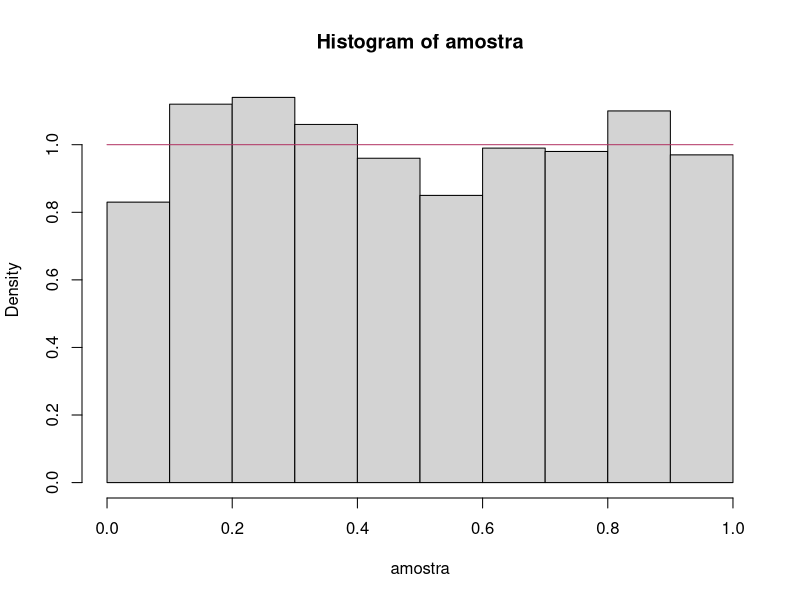
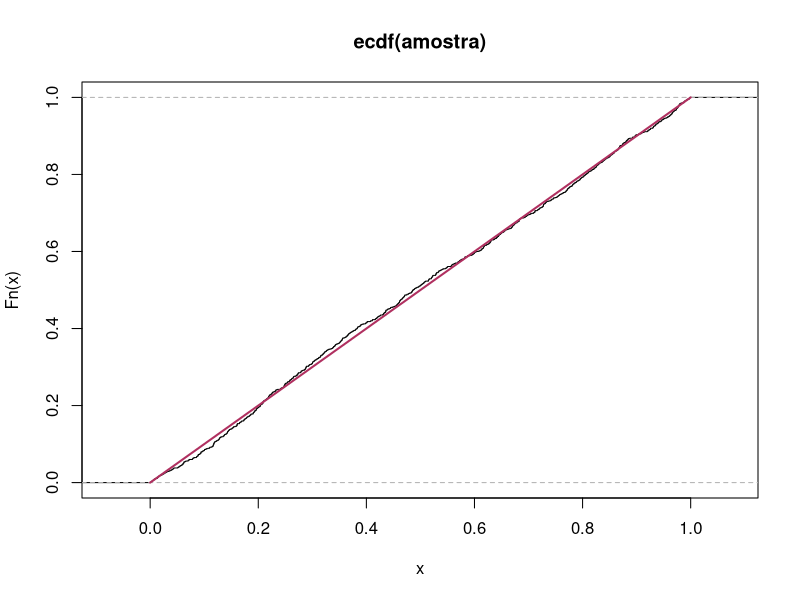
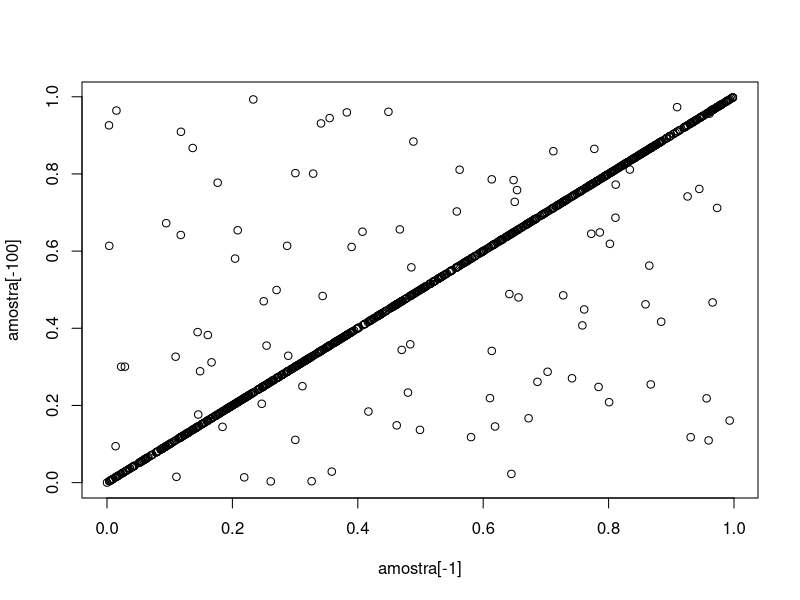
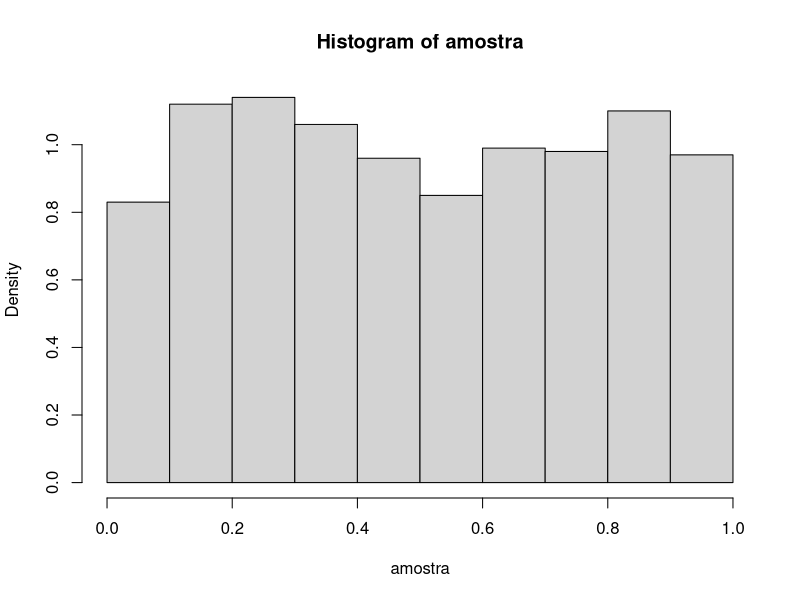
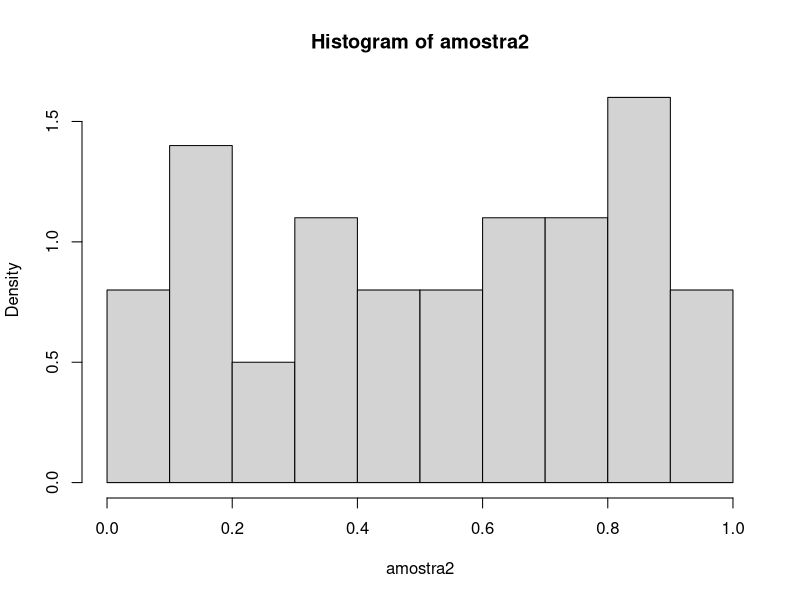
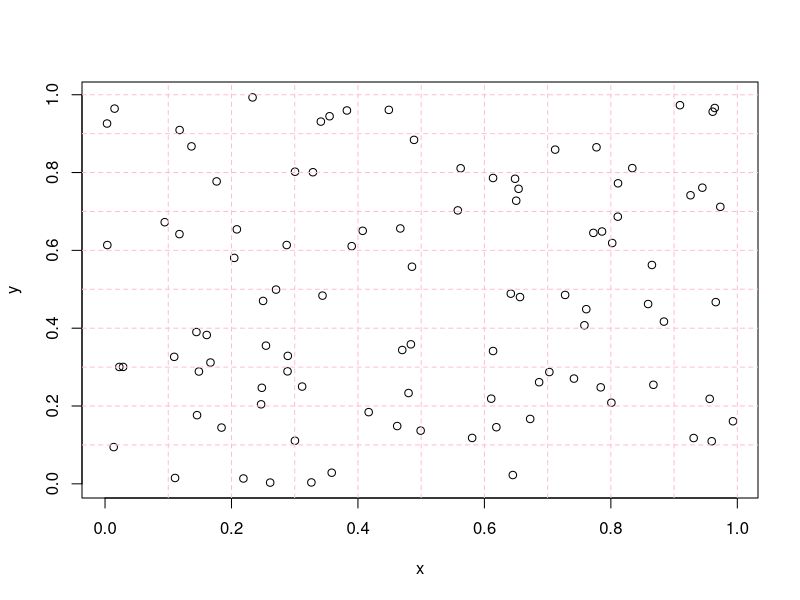
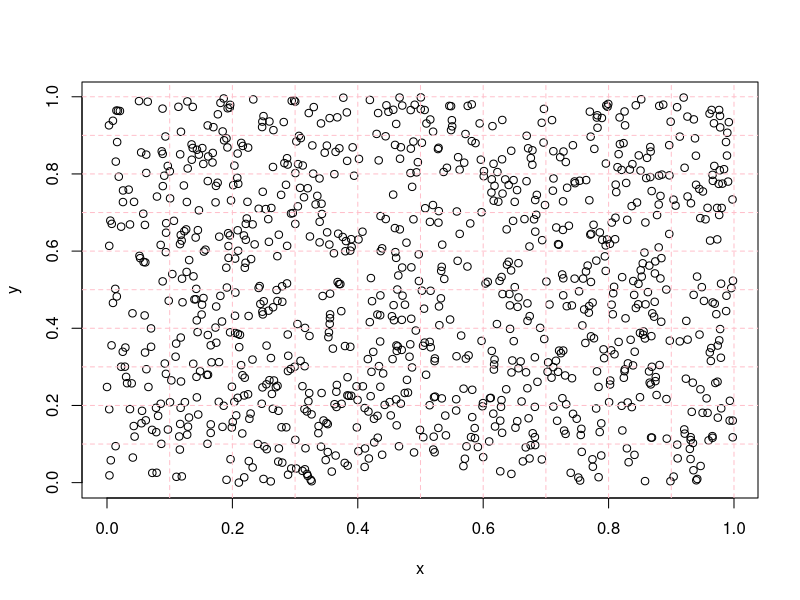
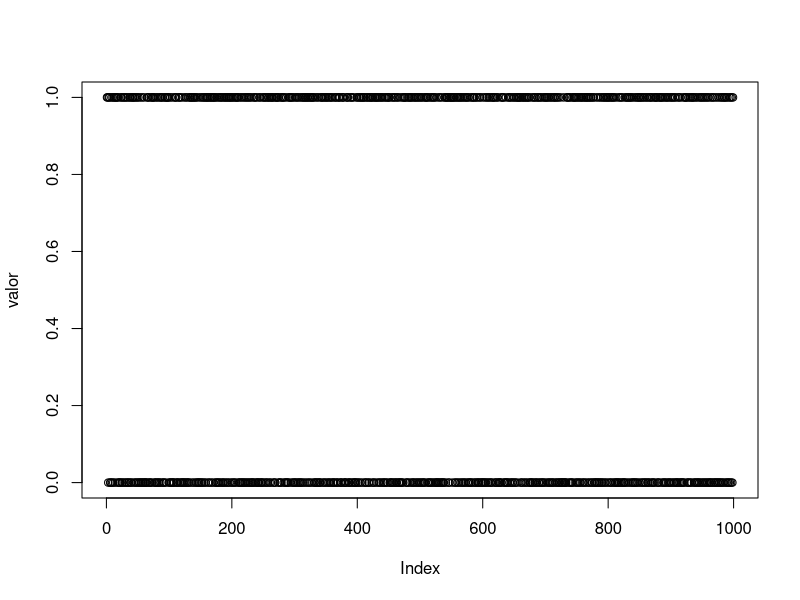

R code for these plots, in order:
geradorU<-function(m=(2^31-1), A=16807, B=1, seed=123456789,n)
{
  u<-numeric(n)
  anterior<-seed
  for(i in 1:n)
  {
    x<-(anterior*A+B)%%m
    u[i]<-x
    anterior<-x
  }
  return(u/m)
}
amostra<-geradorU(n=1000)

mean(amostra)
var(amostra)

obj.hist<-hist(amostra, freq = F, breaks = 10)
curve(dunif(x),from = 0, to = 1, add = T, col="maroon")
observado<-obj.hist$counts
esperado<-replicate(length(observado),100/length(observado))

x.sq<-sum(((observado-esperado)^2)/esperado)

# Se os valores são iguais, a estatistica T~Qui-qua(100-1), 99
1-pchisq(x.sq, df=99)

# Teste X^2 junto com o histograma

fn<-ecdf(amostra)
plot(fn)
curve(punif(x), from = 0, to = 1, add = T, col= "maroon", lwd=2)


plot(amostra[-1], amostra[-100])

# Teste T
t.test(amostra, mu=0.5, alternative = "two.sided")
# Conclusão, não temos evidências significativas para rejeitar H0


ks.test(amostra, "punif")
# H0: amostra oriunda de distribuição uniforme
# H1: cc
# Não há evidências para rejeitar H0, a amostra parece ser oriunda de uma distribuição uniforme

#Quero um valor esperado de 10 por intervalo, 10 intervalos, aqui intervalor iguais de mesma probabilidade (Uniforme)
amostra.hist<-hist(amostra, breaks = 10, freq = F)
amostra.hist$counts
valor.esperado<-replicate(10,10)

sum(((amostra.hist$counts-valor.esperado)^2)/valor.esperado)

p.valor<-pchisq(8.6,df=9, lower.tail = F)


amostra2<-geradorU(seed=666666666, n=100)
amostra2.hist<-hist(amostra2, breaks = 10, freq = F)
amostra2.hist$counts

sum(((amostra2.hist$counts-valor.esperado)^2)/valor.esperado)
p.valor<-pchisq(9.6,df=9, lower.tail = F)


x<-amostra[2:100] # AMOSTRA[-1]
y<-amostra[1:99] # AMOSTRA[-100]
plot(x,y)
abline(h=c(1:10)*0.1, v=(1:10)*0.1, col="pink", lty=2)

amostra3<-geradorU(n=1001)
x<-amostra3[-1] # AMOSTRA[-1]
y<-amostra3[-1000] # AMOSTRA[-100]
plot(x,y)
abline(h=c(1:10)*0.1, v=(1:10)*0.1, col="pink", lty=2)

nx<-10
ny<-10
intervalos_x <- cut(amostra3[-1], breaks = nx, labels = 1:nx)
intervalos_y <- cut(amostra3[-1000], breaks = ny, labels = 1:ny)

# Matriz para contar os pontos em cada intervalo

final_cont <- matrix(0, nrow = ny, ncol = nx)

# Contando os pontos em cada intervalo
for (i in 1:nx) {
  for (j in 1:ny) {
    final_cont[j, i] <- sum(intervalos_x==i & intervalos_y==j)
  }
}

# Resultado final
print(final_cont)

categorias.x<-cut(amostra3[-1],breaks = (0:10)*0.1, labels=paste0("X",1:10))
sum(table(categorias.x))

categorias.y<-cut(amostra3[-1001],breaks = (0:10)*0.1, labels=paste0("Y",1:10))
sum(table(categorias.y))

categorias.quadrado<-(paste0(categorias.x,"-",categorias.y))
tab<-table(categorias.quadrado)
x.2<-sum(((tab-10)^2)/10)
p.valor<-pchisq(x.2,df=99, lower.tail = F)

amostra4<-geradorU(m=10,A=103,B=17,seed=2,n=100)
# a cada 4 valores a sequencia se repete
# é desejável que os ciclos sejam longos

amostra3<-geradorU(n=1E3)
length(unique(amostra3))

diferencas.1<-diff(amostra, lag = 1)
I.p<-(diferencas.1>0)
I.p<-as.numeric(I.p)
I.n<-1-I.p

# Sequencias de valores 
valor<-amostra[-1]>amostra[-1000]
vetor<-as.numeric(1000)
soma<-0
for(i in 1:99)
{
  if(valor[i]==0)
  {
    vetor[i]<-0
    soma<-0
  }
  else
  {
    soma<-soma+1
    vetor[i]<-soma
  }
}
vetor

table(vetor)
max(vetor)
plot(valor)



#-------------

Rr<-function(N=100,r)
{
  Rr<-((N+1)*(r^2 + r -1) - (r+2)*(r^2-r-1))/(factorial(r+2))
}

corridas<-c(1:10)
valoresEsperados<-Rr(r=corridas)



# ------- Quantas corridas de tamanho n

amostra<-geradorU(n=100)


valor<-amostra[-1]>amostra[-100]
vetor<-as.numeric(99)
soma<-0
anterior<-valor[1]

for(i in 1:99)
{
  if(valor[i]==anterior)
  {
    soma<-soma+1
    vetor[i]<-soma
  }
  else
  {
    soma<-1
    vetor[i]<-soma
  }
  anterior
}

table(vetor)

# Como fazer vetorizados


